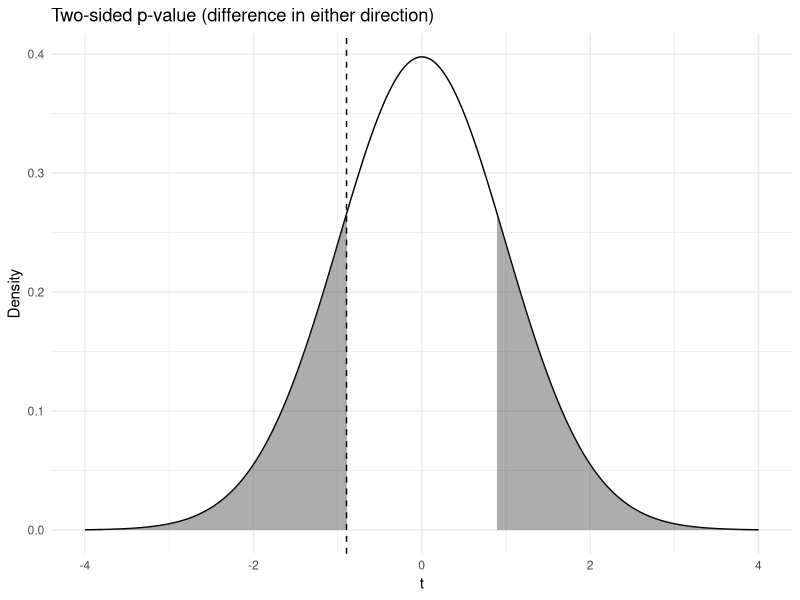
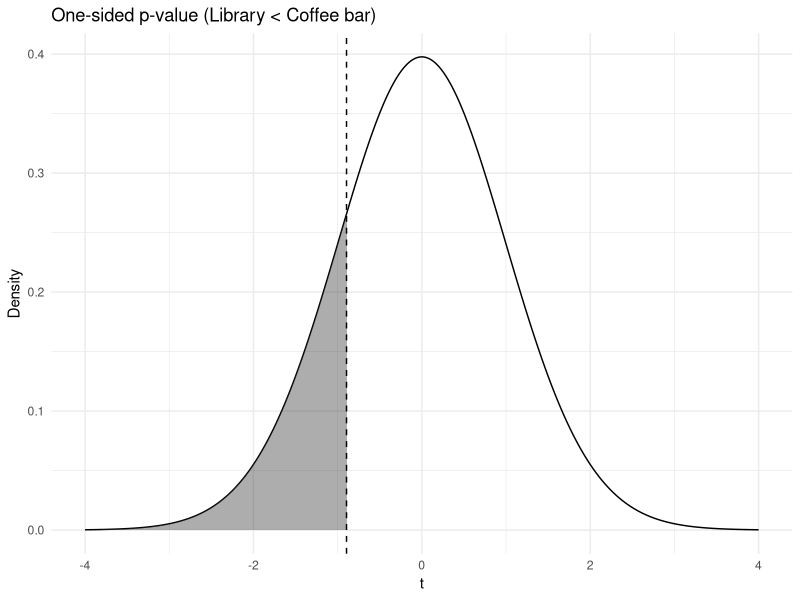
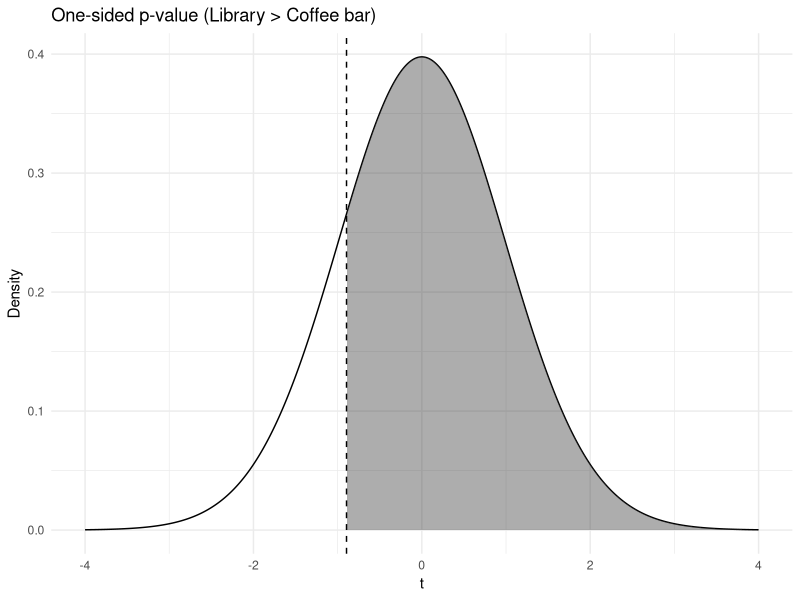

Write R code to recreate these figures, in order.
## Example: library vs coffee bar -----------------------------------------

# group sizes
n1 <- 40  # library
n2 <- 40  # coffee bar

# means and SDs (fixed, not simulated)
mean1 <- 67  # library
mean2 <- 69  # coffee bar

sd1 <- 10
sd2 <- 10

# test statistic (library - coffee bar)
se    <- sqrt(sd1^2 / n1 + sd2^2 / n2)
t_obs <- (mean1 - mean2) / se
df    <- n1 + n2 - 2

t_obs
df

# p-values ---------------------------------------------------------------

# two-sided p-value
p_two <- 2 * pt(abs(t_obs), df = df, lower.tail = FALSE)

# correct one-sided p-values
# alternative: library < coffee bar
p_one_less    <- pt(t_obs, df = df)         

# alternative: library > coffee bar
p_one_greater <- 1 - pt(t_obs, df = df)     

# SPSS-style (incorrect if direction does not match sign)
p_one_spss <- p_two / 2

p_two
p_one_less
p_one_greater
p_one_spss


## Plotting functions -----------------------------------------------------

library(ggplot2)

make_t_df <- function(t_obs, df, type = c("two.sided", "less", "greater")) {
  type <- match.arg(type)

  x_vals <- seq(-4, 4, length.out = 2000)
  dens   <- dt(x_vals, df = df)

  if (type == "two.sided") {
    # shade both tails beyond ±|t|
    crit  <- abs(t_obs)
    shade <- (x_vals <= -crit) | (x_vals >= crit)
  } else if (type == "less") {
    # shade the lower tail
    shade <- x_vals <= t_obs
  } else {  # "greater"
    # shade the upper tail
    shade <- x_vals >= t_obs
  }

  data.frame(
    x = x_vals,
    dens = dens,
    shade = shade
  )
}

plot_t_with_p <- function(t_obs, df, type = c("two.sided", "less", "greater"),
                          title = "t-distribution") {
  type    <- match.arg(type)
  df_plot <- make_t_df(t_obs, df, type)

  ggplot(df_plot, aes(x = x, y = dens)) +
    geom_line() +
    geom_area(
      aes(x = x, y = ifelse(shade, dens, 0)),
      alpha = 0.4
    ) +
    geom_vline(xintercept = t_obs, linetype = "dashed") +
    labs(x = "t", y = "Density", title = title) +
    theme_minimal()
}

## Generate the three plots ----------------------------------------------

plot_two_sided <- plot_t_with_p(
  t_obs, df, "two.sided",
  title = "Two-sided p-value (difference in either direction)"
)

plot_one_less <- plot_t_with_p(
  t_obs, df, "less",
  title = "One-sided p-value (Library < Coffee bar)"
)

plot_one_greater <- plot_t_with_p(
  t_obs, df, "greater",
  title = "One-sided p-value (Library > Coffee bar)"
)

plot_two_sided
plot_one_less
plot_one_greater
